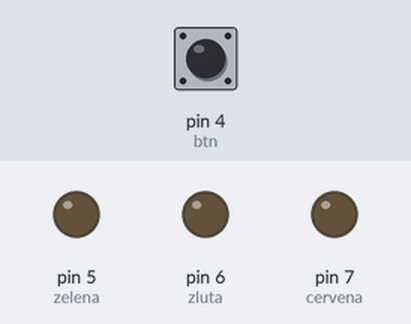
Recording of a sketch running on a simulated Arduino Uno, built with avr-gcc and run on an emulated ATmega328P. Shown: output pins drawn as LEDs (lit = HIGH). The test bench sets the inputs (shaded band); at power-on: pin 4 (btn) LOW.

Above: at 1.2 s.
1.3 s: pin 4 (btn) pulled HIGH for 0.15 s
At 2.0 s:
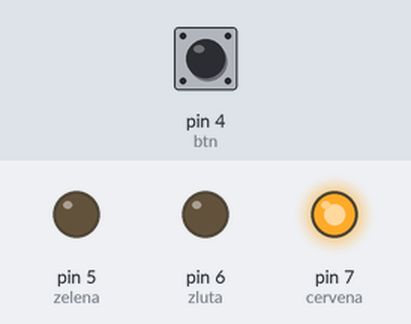
At 12.0 s:
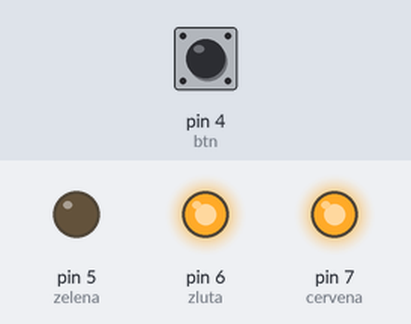
Timing chart, 0 to 14.3 s (numbered marks = the images above; inputs shaded):
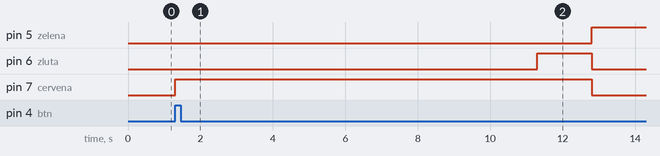

The sketch:

Semafor.ino
```cpp
int cervena= 7;
int zluta= 6;
int zelena= 5;
int btn= 4;

void setup() {
pinMode(cervena, OUTPUT);
pinMode(zluta, OUTPUT);
pinMode(zelena, OUTPUT);
pinMode(btn, INPUT);

}

void loop() {
  if(digitalRead(btn) == HIGH){
     digitalWrite(zelena, LOW);
     digitalWrite(zluta, LOW);
     digitalWrite(cervena, HIGH);
     delay(10000);
     digitalWrite(cervena, HIGH);
     digitalWrite(zluta, HIGH);
     digitalWrite(zelena, LOW);
     delay(1500);
     digitalWrite(zelena, HIGH);
     digitalWrite(cervena, LOW);
     digitalWrite(zluta, LOW);
     delay(5000);
     digitalWrite(cervena, LOW);
     digitalWrite(zelena, HIGH);
     digitalWrite(zluta, HIGH);
     delay(1500);
     digitalWrite(cervena, HIGH);
     digitalWrite(zluta, LOW);
     digitalWrite(zelena, LOW);
    }
   else{
      digitalWrite(cervena, LOW);
      digitalWrite(zluta, LOW);
      digitalWrite(zelena, LOW);
     }
}
```

Measured:
- after the input at 1.3 s, pin 5 (zelena): LOW → HIGH after 11.5 s; pin 6 (zluta): LOW → HIGH after 10.0 s, → LOW 1.5 s later; pin 7 (cervena): LOW → HIGH at once, → LOW 11.5 s later
